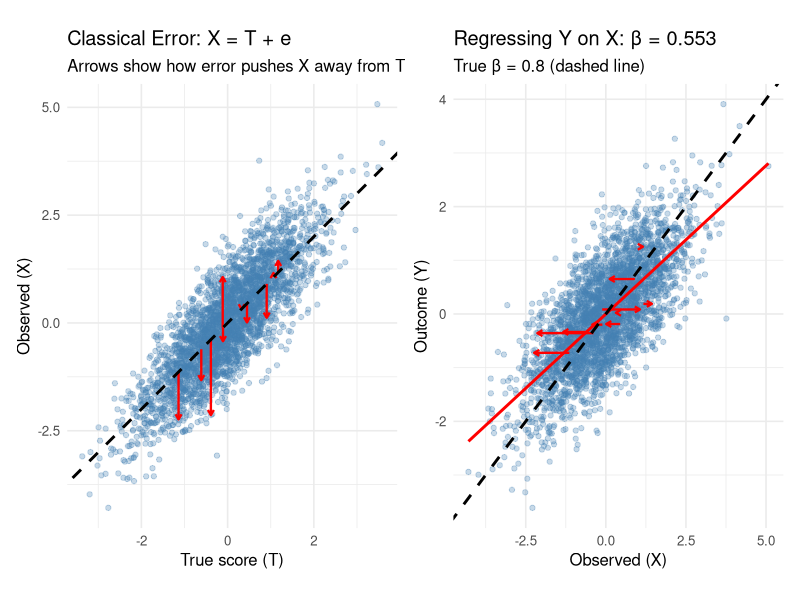
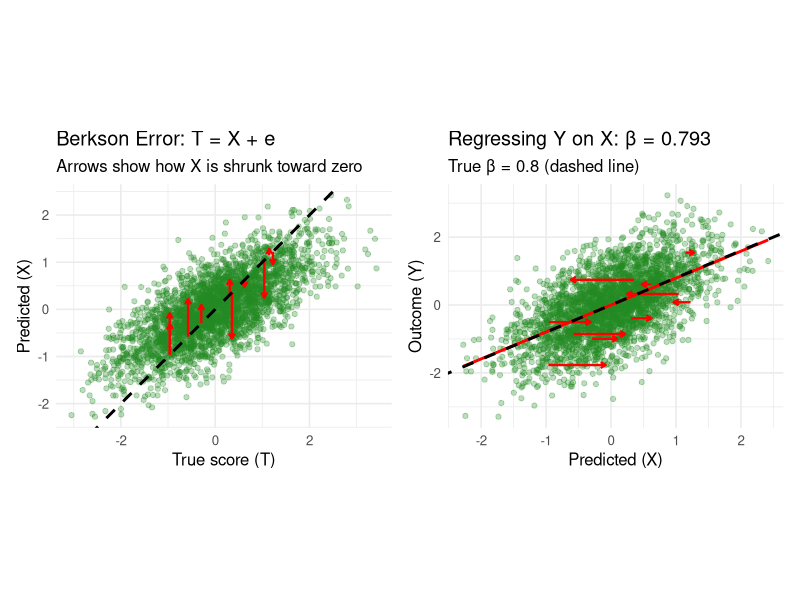
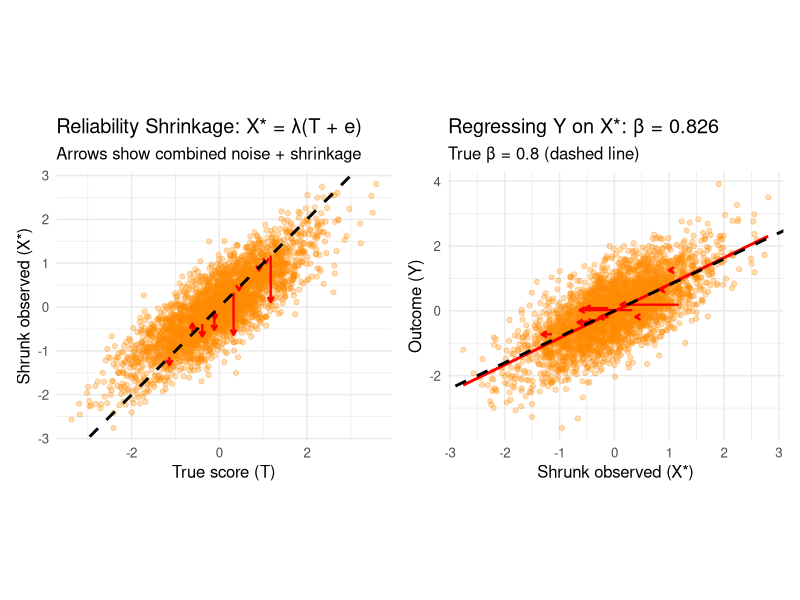
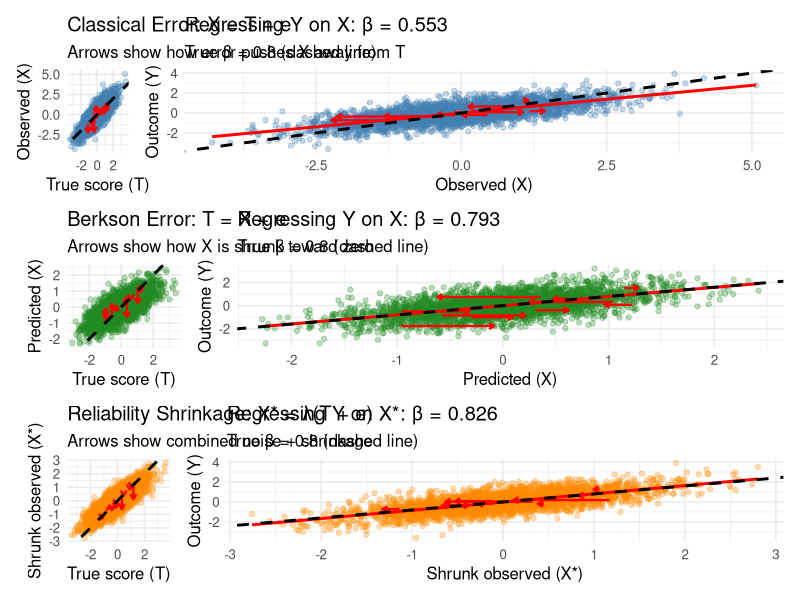

R code for these plots, in order:
## ---- chunk 1
knitr::opts_chunk$set(echo = FALSE)
## ---- chunk 2
knitr::opts_chunk$set(
  echo = TRUE, 
  message = FALSE, 
  warning = FALSE,
  fig.width = 10,
  fig.height = 4
)
library(ggplot2)
library(patchwork)
library(dplyr)
library(tidyr)

set.seed(42)
theme_set(theme_minimal(base_size = 12))

# Function to run simulations and calculate coverage
run_coverage_sim <- function(sim_func, n_sims = 1000, true_beta = 0.8) {
  results <- replicate(n_sims, sim_func(), simplify = FALSE)
  estimates <- sapply(results, function(x) x$estimate)
  ci_lower <- sapply(results, function(x) x$ci_lower)
  ci_upper <- sapply(results, function(x) x$ci_upper)
  
  coverage <- mean(ci_lower <= true_beta & ci_upper >= true_beta)
  mean_estimate <- mean(estimates)
  bias <- mean_estimate - true_beta
  
  list(
    coverage = coverage,
    mean_estimate = mean_estimate,
    bias = bias,
    sd_estimate = sd(estimates)
  )
}
## ---- chunk 3
n <- 3000
beta_true <- 0.8

# True score
T_true <- rnorm(n, mean = 0, sd = 1)

# Outcome (same for all scenarios)
epsilon <- rnorm(n, mean = 0, sd = 0.5)
Y <- beta_true * T_true + epsilon
## ---- chunk 4
# Classical error: X = T + e
e_classical <- rnorm(n, mean = 0, sd = 0.7)
X_classical <- T_true + e_classical

# Regression
fit_classical <- lm(Y ~ X_classical)
beta_classical <- coef(fit_classical)[2]
## ---- chunk 5
df_classical <- data.frame(T = T_true, X = X_classical, Y = Y)

# Subset for arrows
set.seed(42)
arrow_idx <- sample(n, 10)
df_arrows_classical <- df_classical[arrow_idx, ]

p1_classical <- ggplot(df_classical, aes(x = T, y = X)) +
  geom_point(alpha = 0.3, color = "steelblue") +
  geom_segment(data = df_arrows_classical, aes(x = T, y = T, xend = T, yend = X),
               arrow = arrow(length = unit(0.15, "cm")), color = "red", linewidth = 0.8) +
  geom_abline(slope = 1, intercept = 0, linetype = "dashed", linewidth = 1) +
  labs(title = "Classical Error: X = T + e",
       subtitle = "Arrows show how error pushes X away from T",
       x = "True score (T)", y = "Observed (X)") +
  coord_fixed()

p2_classical <- ggplot(df_classical, aes(x = X, y = Y)) +
  geom_point(alpha = 0.3, color = "steelblue") +
  geom_segment(data = df_arrows_classical, aes(x = T, y = Y, xend = X, yend = Y),
               arrow = arrow(length = unit(0.15, "cm")), color = "red", linewidth = 0.8) +
  geom_smooth(method = "lm", se = FALSE, color = "red", linewidth = 1) +
  geom_abline(slope = beta_true, intercept = 0, linetype = "dashed", linewidth = 1) +
  labs(title = paste0("Regressing Y on X: β = ", round(beta_classical, 3)),
       subtitle = paste0("True β = ", beta_true, " (dashed line)"),
       x = "Observed (X)", y = "Outcome (Y)")

p1_classical + p2_classical
## ---- chunk 6
reliability <- var(T_true) / var(X_classical)
cat("Reliability:", round(reliability, 3), "\n")
cat("Expected attenuation:", round(beta_true * reliability, 3), "\n")
cat("Actual estimate:", round(beta_classical, 3), "\n")
## ---- chunk 7
# Simulation function for classical error
sim_classical <- function(n = 3000, beta_true = 0.8, error_sd = 0.7) {
  T_true <- rnorm(n)
  epsilon <- rnorm(n, sd = 0.5)
  Y <- beta_true * T_true + epsilon
  X_classical <- T_true + rnorm(n, sd = error_sd)
  fit <- lm(Y ~ X_classical)
  ci <- confint(fit)[2, ]
  list(estimate = coef(fit)[2], ci_lower = ci[1], ci_upper = ci[2])
}

set.seed(123)
coverage_classical <- run_coverage_sim(sim_classical, n_sims = 1000, true_beta = beta_true)
cat("Coverage (95% CI includes true β):", round(coverage_classical$coverage * 100, 1), "%\n")
cat("Mean estimate:", round(coverage_classical$mean_estimate, 3), "\n")
cat("Bias:", round(coverage_classical$bias, 3), "\n")
## ---- chunk 8
# Berkson error via regression prediction
# We have true T, but we only observe some proxy Z
# We regress T on Z to get predicted values X

set.seed(123)

# True score (same as other scenarios for comparability)
T_berkson <- rnorm(n, mean = 0, sd = 1)

# Some auxiliary variable correlated with T (e.g., cycle day, group assignment)
# This is what we actually observe and use to predict T
Z <- T_berkson + rnorm(n, mean = 0, sd = 1)

# Regress T on Z to get predicted values
# In practice, this regression is done on training data or prior literature
model_berkson <- lm(T_berkson ~ Z)
X_berkson <- fitted(model_berkson)

# By OLS construction: residuals are orthogonal to fitted values
# i.e., T = X + e where e ⊥ X

# Outcome based on true score
Y_berkson <- beta_true * T_berkson + rnorm(n, mean = 0, sd = 0.5)

# Regression using the prediction
fit_berkson <- lm(Y_berkson ~ X_berkson)
beta_berkson <- coef(fit_berkson)[2]

# Oracle regression (for comparison)
fit_berkson_oracle <- lm(Y_berkson ~ T_berkson)
beta_berkson_oracle <- coef(fit_berkson_oracle)[2]
## ---- chunk 9
df_berkson <- data.frame(T = T_berkson, X = X_berkson, Y = Y_berkson)

# Subset for arrows - show how X is shrunk relative to T
set.seed(42)
arrow_idx <- sample(n, 10)
df_arrows_berkson <- df_berkson[arrow_idx, ]

p1_berkson <- ggplot(df_berkson, aes(x = T, y = X)) +
  geom_point(alpha = 0.3, color = "forestgreen") +
  geom_segment(data = df_arrows_berkson, aes(x = T, y = T, xend = T, yend = X),
               arrow = arrow(length = unit(0.15, "cm")), color = "red", linewidth = 0.8) +
  geom_abline(slope = 1, intercept = 0, linetype = "dashed", linewidth = 1) +
  labs(title = "Berkson Error: T = X + e",
       subtitle = "Arrows show how X is shrunk toward zero",
       x = "True score (T)", y = "Predicted (X)") +
  coord_fixed()

p2_berkson <- ggplot(df_berkson, aes(x = X, y = Y)) +
  geom_point(alpha = 0.3, color = "forestgreen") +
  geom_segment(data = df_arrows_berkson, aes(x = T, y = Y, xend = X, yend = Y),
               arrow = arrow(length = unit(0.15, "cm")), color = "red", linewidth = 0.8) +
  geom_smooth(method = "lm", se = FALSE, color = "red", linewidth = 1) +
  geom_abline(slope = beta_true, intercept = 0, linetype = "dashed", linewidth = 1) +
  labs(title = paste0("Regressing Y on X: β = ", round(beta_berkson, 3)),
       subtitle = paste0("True β = ", beta_true, " (dashed line)"),
       x = "Predicted (X)", y = "Outcome (Y)")

p1_berkson + p2_berkson
## ---- chunk 10
# Simulation function for Berkson error
sim_berkson <- function(n = 3000, beta_true = 0.8, z_error_sd = 1) {
  T_true <- rnorm(n)
  Z <- T_true + rnorm(n, sd = z_error_sd)
  
  # Calculate theoretical slope for X = E[T|Z]
  # Cov(T,Z) = Var(T) = 1
  # Var(Z) = Var(T) + Var(e) = 1 + z_error_sd^2
  slope_theoretical <- 1 / (1 + z_error_sd^2)
  X_berkson <- slope_theoretical * Z
  
  epsilon <- rnorm(n, sd = 0.5)
  Y <- beta_true * T_true + epsilon
  fit <- lm(Y ~ X_berkson)
  ci <- confint(fit)[2, ]
  list(estimate = coef(fit)[2], ci_lower = ci[1], ci_upper = ci[2])
}

set.seed(123)
coverage_berkson <- run_coverage_sim(sim_berkson, n_sims = 1000, true_beta = beta_true)
cat("Coverage (95% CI includes true β):", round(coverage_berkson$coverage * 100, 1), "%\n")
cat("Mean estimate:", round(coverage_berkson$mean_estimate, 3), "\n")
cat("Bias:", round(coverage_berkson$bias, 3), "\n")
## ---- chunk 11
# Start with classical error
e_shrink <- rnorm(n, mean = 0, sd = 0.7)
X_raw <- T_true + e_shrink

# "Correct" by multiplying by reliability (Kelley formula)
reliability_shrink <- var(T_true) / var(X_raw)
X_shrunk <- reliability_shrink * X_raw + (1 - reliability_shrink) * mean(X_raw)

# Regression
fit_shrunk <- lm(Y ~ X_shrunk)
beta_shrunk <- coef(fit_shrunk)[2]
## ---- chunk 12
df_shrink <- data.frame(T = T_true, X_raw = X_raw, X = X_shrunk, Y = Y)

# Subset for arrows
set.seed(42)
arrow_idx <- sample(n, 10)
df_arrows_shrink <- df_shrink[arrow_idx, ]

p1_shrink <- ggplot(df_shrink, aes(x = T, y = X)) +
  geom_point(alpha = 0.3, color = "darkorange") +
  geom_segment(data = df_arrows_shrink, aes(x = T, y = T, xend = T, yend = X),
               arrow = arrow(length = unit(0.15, "cm")), color = "red", linewidth = 0.8) +
  geom_abline(slope = 1, intercept = 0, linetype = "dashed", linewidth = 1) +
  labs(title = "Reliability Shrinkage: X* = λ(T + e)",
       subtitle = "Arrows show combined noise + shrinkage",
       x = "True score (T)", y = "Shrunk observed (X*)") +
  coord_fixed()

p2_shrink <- ggplot(df_shrink, aes(x = X, y = Y)) +
  geom_point(alpha = 0.3, color = "darkorange") +
  geom_segment(data = df_arrows_shrink, aes(x = T, y = Y, xend = X, yend = Y),
               arrow = arrow(length = unit(0.15, "cm")), color = "red", linewidth = 0.8) +
  geom_smooth(method = "lm", se = FALSE, color = "red", linewidth = 1) +
  geom_abline(slope = beta_true, intercept = 0, linetype = "dashed", linewidth = 1) +
  labs(title = paste0("Regressing Y on X*: β = ", round(beta_shrunk, 3)),
       subtitle = paste0("True β = ", beta_true, " (dashed line)"),
       x = "Shrunk observed (X*)", y = "Outcome (Y)")

p1_shrink + p2_shrink
## ---- chunk 13
# Simulation function for reliability shrinkage
sim_shrinkage <- function(n = 3000, beta_true = 0.8, error_sd = 0.7) {
  T_true <- rnorm(n)
  epsilon <- rnorm(n, sd = 0.5)
  Y <- beta_true * T_true + epsilon
  X_raw <- T_true + rnorm(n, sd = error_sd)
  reliability <- var(T_true) / var(X_raw)
  X_shrunk <- reliability * X_raw + (1 - reliability) * mean(X_raw)
  fit <- lm(Y ~ X_shrunk)
  ci <- confint(fit)[2, ]
  list(estimate = coef(fit)[2], ci_lower = ci[1], ci_upper = ci[2])
}

set.seed(123)
coverage_shrinkage <- run_coverage_sim(sim_shrinkage, n_sims = 1000, true_beta = beta_true)
cat("Coverage (95% CI includes true β):", round(coverage_shrinkage$coverage * 100, 1), "%\n")
cat("Mean estimate:", round(coverage_shrinkage$mean_estimate, 3), "\n")
cat("Bias:", round(coverage_shrinkage$bias, 3), "\n")
## ---- chunk 14
set.seed(456)
n <- 2000
beta1 <- 0.6
beta2 <- 0.4

# Correlated true scores
rho_T <- 0.5
T1 <- rnorm(n)
T2 <- rho_T * T1 + sqrt(1 - rho_T^2) * rnorm(n)

Y_multi <- beta1 * T1 + beta2 * T2 + rnorm(n, sd = 0.5)

# Classical error
e1 <- rnorm(n, sd = 0.7)
e2 <- rnorm(n, sd = 0.7)
X1_classical <- T1 + e1
X2_classical <- T2 + e2

# Berkson error
z_error_sd <- 1
Z1 <- T1 + rnorm(n, sd = z_error_sd)
Z2 <- T2 + rnorm(n, sd = z_error_sd)

# Univariate Berkson (theoretical coefficients)
# Slope = Var(T) / Var(Z) = 1 / (1 + 1^2) = 0.5
slope_uni <- 1 / (1 + z_error_sd^2)
X1_berkson <- slope_uni * Z1
X2_berkson <- slope_uni * Z2

# Mutual adjustment Berkson (theoretical coefficients)
# Calculate population regression coefficients
Sigma_T <- matrix(c(1, rho_T, rho_T, 1), 2, 2)
Sigma_Z <- Sigma_T + diag(z_error_sd^2, 2)
Sigma_TZ <- Sigma_T
Coef_mat <- Sigma_TZ %*% solve(Sigma_Z)

X_berkson_adj_mat <- cbind(Z1, Z2) %*% t(Coef_mat)
X1_berkson_adj <- X_berkson_adj_mat[, 1]
X2_berkson_adj <- X_berkson_adj_mat[, 2]

# Outcome for Berkson case (same true scores, same betas)
Y_berkson_multi <- beta1 * T1 + beta2 * T2 + rnorm(n, sd = 0.5)

# Reliability shrinkage (Kelley formula)
rel1 <- var(T1) / var(X1_classical)
rel2 <- var(T2) / var(X2_classical)
X1_shrunk <- rel1 * X1_classical + (1 - rel1) * mean(X1_classical)
X2_shrunk <- rel2 * X2_classical + (1 - rel2) * mean(X2_classical)

# Fit models
fit_oracle <- lm(Y_multi ~ T1 + T2)
fit_classical <- lm(Y_multi ~ X1_classical + X2_classical)
fit_berkson <- lm(Y_berkson_multi ~ X1_berkson + X2_berkson)
fit_berkson_adj <- lm(Y_berkson_multi ~ X1_berkson_adj + X2_berkson_adj)
fit_shrunk <- lm(Y_multi ~ X1_shrunk + X2_shrunk)

results <- data.frame(
  Method = c("Oracle (true T)", "Classical error", "Berkson (separate Z)", 
             "Berkson (mutual adj.)", "Reliability shrinkage"),
  beta1 = c(coef(fit_oracle)[2], coef(fit_classical)[2], 
            coef(fit_berkson)[2], coef(fit_berkson_adj)[2], coef(fit_shrunk)[2]),
  beta2 = c(coef(fit_oracle)[3], coef(fit_classical)[3], 
            coef(fit_berkson)[3], coef(fit_berkson_adj)[3], coef(fit_shrunk)[3])
)

knitr::kable(results, digits = 3, 
             caption = "Multivariate regression: True β1 = 0.6, β2 = 0.4")
## ---- chunk 15
# Simulation function for multivariate coverage
sim_multivariate <- function(n = 2000, beta1 = 0.6, beta2 = 0.4, rho_T = 0.5) {
  T1 <- rnorm(n)
  T2 <- rho_T * T1 + sqrt(1 - rho_T^2) * rnorm(n)
  epsilon <- rnorm(n, sd = 0.5)
  Y <- beta1 * T1 + beta2 * T2 + epsilon
  
  # Classical error
  X1_classical <- T1 + rnorm(n, sd = 0.7)
  X2_classical <- T2 + rnorm(n, sd = 0.7)
  fit_classical <- lm(Y ~ X1_classical + X2_classical)
  ci_classical <- confint(fit_classical)
  
  # Berkson error setup
  z_error_sd <- 1
  Z1 <- T1 + rnorm(n, sd = z_error_sd)
  Z2 <- T2 + rnorm(n, sd = z_error_sd)
  
  # Univariate Berkson (theoretical)
  slope_uni <- 1 / (1 + z_error_sd^2)
  X1_berkson <- slope_uni * Z1
  X2_berkson <- slope_uni * Z2
  fit_berkson <- lm(Y ~ X1_berkson + X2_berkson)
  ci_berkson <- confint(fit_berkson)
  
  # Mutual adjustment Berkson (theoretical)
  Sigma_T <- matrix(c(1, rho_T, rho_T, 1), 2, 2)
  Sigma_Z <- Sigma_T + diag(z_error_sd^2, 2)
  Coef_mat <- Sigma_T %*% solve(Sigma_Z)
  
  X_berkson_adj_mat <- cbind(Z1, Z2) %*% t(Coef_mat)
  X1_berkson_adj <- X_berkson_adj_mat[, 1]
  X2_berkson_adj <- X_berkson_adj_mat[, 2]
  
  fit_berkson_adj <- lm(Y ~ X1_berkson_adj + X2_berkson_adj)
  ci_berkson_adj <- confint(fit_berkson_adj)
  
  # Reliability shrinkage
  rel1 <- var(T1) / var(X1_classical)
  rel2 <- var(T2) / var(X2_classical)
  X1_shrunk <- rel1 * X1_classical + (1 - rel1) * mean(X1_classical)
  X2_shrunk <- rel2 * X2_classical + (1 - rel2) * mean(X2_classical)
  fit_shrunk <- lm(Y ~ X1_shrunk + X2_shrunk)
  ci_shrunk <- confint(fit_shrunk)
  
  list(
    classical_b1 = coef(fit_classical)[2],
    classical_b1_covers = ci_classical[2, 1] <= beta1 & ci_classical[2, 2] >= beta1,
    classical_b2 = coef(fit_classical)[3],
    classical_b2_covers = ci_classical[3, 1] <= beta2 & ci_classical[3, 2] >= beta2,
    
    berkson_b1 = coef(fit_berkson)[2],
    berkson_b1_covers = ci_berkson[2, 1] <= beta1 & ci_berkson[2, 2] >= beta1,
    berkson_b2 = coef(fit_berkson)[3],
    berkson_b2_covers = ci_berkson[3, 1] <= beta2 & ci_berkson[3, 2] >= beta2,
    
    berkson_adj_b1 = coef(fit_berkson_adj)[2],
    berkson_adj_b1_covers = ci_berkson_adj[2, 1] <= beta1 & ci_berkson_adj[2, 2] >= beta1,
    berkson_adj_b2 = coef(fit_berkson_adj)[3],
    berkson_adj_b2_covers = ci_berkson_adj[3, 1] <= beta2 & ci_berkson_adj[3, 2] >= beta2,
    
    shrunk_b1 = coef(fit_shrunk)[2],
    shrunk_b1_covers = ci_shrunk[2, 1] <= beta1 & ci_shrunk[2, 2] >= beta1,
    shrunk_b2 = coef(fit_shrunk)[3],
    shrunk_b2_covers = ci_shrunk[3, 1] <= beta2 & ci_shrunk[3, 2] >= beta2
  )
}

set.seed(123)
n_sims <- 1000
multi_results <- replicate(n_sims, sim_multivariate(), simplify = FALSE)

# Summarize coverage
coverage_summary <- data.frame(
  Method = c("Classical error", "Berkson (separate Z)", "Berkson (mutual adj.)", "Reliability shrinkage"),
  `Mean β1` = c(
    mean(sapply(multi_results, `[[`, "classical_b1")),
    mean(sapply(multi_results, `[[`, "berkson_b1")),
    mean(sapply(multi_results, `[[`, "berkson_adj_b1")),
    mean(sapply(multi_results, `[[`, "shrunk_b1"))
  ),
  `Coverage β1` = c(
    mean(sapply(multi_results, `[[`, "classical_b1_covers")),
    mean(sapply(multi_results, `[[`, "berkson_b1_covers")),
    mean(sapply(multi_results, `[[`, "berkson_adj_b1_covers")),
    mean(sapply(multi_results, `[[`, "shrunk_b1_covers"))
  ),
  `Mean β2` = c(
    mean(sapply(multi_results, `[[`, "classical_b2")),
    mean(sapply(multi_results, `[[`, "berkson_b2")),
    mean(sapply(multi_results, `[[`, "berkson_adj_b2")),
    mean(sapply(multi_results, `[[`, "shrunk_b2"))
  ),
  `Coverage β2` = c(
    mean(sapply(multi_results, `[[`, "classical_b2_covers")),
    mean(sapply(multi_results, `[[`, "berkson_b2_covers")),
    mean(sapply(multi_results, `[[`, "berkson_adj_b2_covers")),
    mean(sapply(multi_results, `[[`, "shrunk_b2_covers"))
  ),
  check.names = FALSE
)

knitr::kable(coverage_summary, digits = 3,
             caption = "Multivariate coverage (1000 simulations): True β1 = 0.6, β2 = 0.4")
## ---- chunk 16
# Combine the plots from the three scenarios
(p1_classical + p2_classical) / (p1_berkson + p2_berkson) / (p1_shrink + p2_shrink)  +
  plot_layout(widths = c(1, 1.5))
